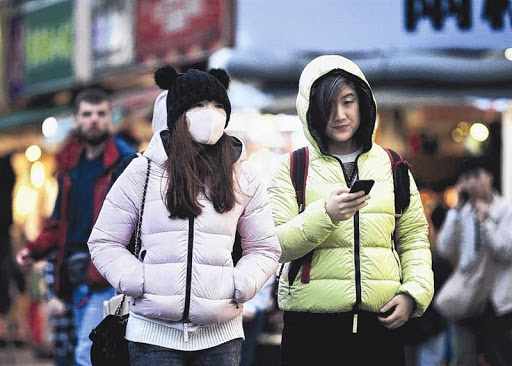
#> input picture test/test.png, 512 x 366 px
$ python mid.py
#> lines starting #> are read from the running program, lines starting #| are printed output that depends on the picture; after the words box and inside, x2 and y2 are one past the last pixel; in counts of white or black regions, pixels touching at a corner belong together
#> in __init__, self.raw is the input picture: PIL image 512x366 RGB; mean R, G, B 126.8, 125, 129
### Preprocessing.py
# Source: https://www.pluralsight.com/guides/importing-image-data-into-numpy-arrays

import PIL # need to do -> pip install Pillow
print('Pillow Version:', PIL.__version__) # This should run to make sure you have pillow installed

from PIL import Image as I
from PIL import ImageFilter

from matplotlib import image as MI
from matplotlib import pyplot
import numpy
import sys

# [17 lines left out: functions getImageInformationUsingPillow, getImageInformationUsingMatPlotLib, printAsArray, not called in this run]

def printImageAsMatrix(filename):
    image = MI.imread(filename)
    print(image) # Prints the array

def displayImage(image): # NOT filename, needs to be an image/arr jud!
    pyplot.imshow(image) # load it for pyplot.show()
    pyplot.show() # display the array of pixels as an image

# [19 lines left out: functions displayMultipleImages, write3dMatrixToTxt, not called in this run]

def imgToNumpyarr(filename):
    image = I.open(filename) # Open with Pillow Image
    return numpy.asarray(image) # Convert to numpy array

def pilImgToNumpyarr(pil_img):
    return numpy.asarray(pil_img) # Convert to numpy array

def numpyarrToPilImg(image_arr):
    return I.fromarray(image_arr.astype('uint8'), 'RGB')

def gaussianBlur(filename, blur=5):
    image = I.open(filename) # Open with Pillow Image
    return numpy.asarray(image.filter(ImageFilter.GaussianBlur(blur)))

def gaussianBlurArr(image_arr, blur=5): # if from numpy array
    image = numpyarrToPilImg(image_arr)
    return numpy.asarray(image.filter(ImageFilter.GaussianBlur(blur)))

# [17 lines left out: function blackAndWhiteinator, not called in this run]

def gaussianBlurToBW(filename, blur=5, bw_threshold=128):
    return blackAndWhiteinator(gaussianBlur(filename, blur), bw_threshold)

def grayscaleinator(image_arr):
    height, width = image_arr.shape[:2]
#> height = 366; width = 512

    image_gray = numpy.zeros((height, width)) # create empty array composed of zero's
    for i in range(height):
        for j in range(width):
            image_gray[i][j] = numpy.sum(numpy.multiply(image_arr[i][j][:3], [0.2989, 0.5870, 0.1140]))
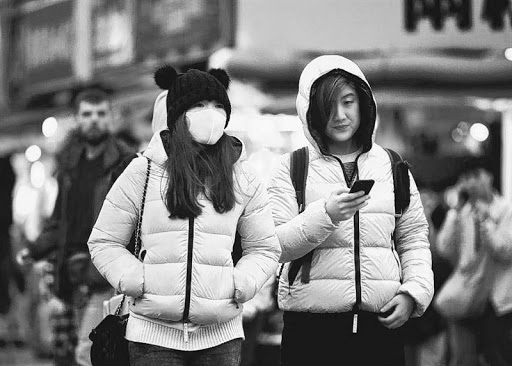
#> image_gray: shape (366, 512) float64; min 0, max 255, mean 126
    return image_gray

def grayscaleinatorPil(image_arr): # if using Pillow
    image = numpyarrToPilImg(image_arr)
    return image.convert('L')

def grayscaleGaussianBW(filename, blur=5, bw_threshold=128): # Grayscales the image, adds gaussian blur, then converts to b&w
    image = I.open(filename).convert('L').filter(ImageFilter.GaussianBlur(blur)) # Open with Pillow Image and convert to grayscale
    return blackAndWhiteinator(pilImgToNumpyarr(image), bw_threshold)


imgFilename = 'test/koala.jpeg'
# imgFilename = 'test/test.jpg'
# imgFilename = 'dataset/images/maksssksksss0.png'
# imgFilename = 'dataset/images/maksssksksss1.png'

# [11 lines left out: function measureTimeDiff, not called in this run]

# measureTimeDiff(lambda: gaussianBlurToBW(imgFilename, 3), lambda: blackAndWhiteinator(imgToNumpyarr(imgFilename)))

# displayImage(blackAndWhiteinator(imgToNumpyarr(imgFilename), bw_threshold=128))
# displayImage(gaussianBlurToBW(imgFilename, blur=5, bw_threshold=128))
# displayImage(grayscaleGaussianBW(imgFilename, blur=5, bw_threshold=150))

# Immediate B&W vs Gaussian to B&W vs Grayscale to Gaussian to B&W
# displayMultipleImages(
#     blackAndWhiteinator(imgToNumpyarr(imgFilename), bw_threshold=128),
#     gaussianBlurToBW(imgFilename, blur=5, bw_threshold=128),
#     grayscaleGaussianBW(imgFilename, blur=5, bw_threshold=150))
     #def thresh is 128, half of 255

### mid.py
import PIL, PIL.Image as I
from PIL import Image, ImageOps
import numpy as np
from matplotlib import pyplot as P
import Preprocessing as pre # mo run first tong unsa ang naa sa Preprocessing.py


"""
This class uses canny edge detection under the hood

Canny edge detection uses the ff steps to get the edges:
1 Converting to grayscale
2 Blurring
3 Sobel operation
4 Non-maxima suppression
5 Thresholding


filename = path of the image to use
blur = blur radius for the gaussian blur
low and high = determines whether an edge should be rendered or not

each edge has a gaussian approximation
> if edge approx is below LOW, it is not drawn as an edge
> if edge approx is between LOW and HIGH, it is drawn only if it has the highest approx in its neighborhood
> if edge approx is HIGH and above, it is drawn

NOTE

Uses Pillow. So pls use pillow too to avoid complications
Gaussian blur is yet to be implemented manually (currently using packag idk if this is ok)
BMP files when converted to numpy array only contains False as its cells' value. I commented the code that recreates this error below

"""


class ImageEdge:
    def __init__(self, filename, blur = 1, low = 0.1, high = 0.2,weak_pixel = 75, strong_pixel = 255):
        self.raw = I.open(filename)
        self._blur = blur
        self._low = low
        self._high = high
        self._weak_pixel = weak_pixel
        self._strong_pixel = strong_pixel

    # returns the Pillow Image file
    def getImage(self):
        return self.raw

    # returns numpy array representation of image
    def getImageArray(self):
        if hasattr(self, 'imgarray'):
            return self._imgarray

        self._imgarray = np.asarray(self.raw)
        return self._imgarray

    # returns numpy array in the shape of [height][width][3]
    # the [3] of this array is the [r,g,b] values of the edges
    def getImageEdge(self):
        img = self.getImage()
        img = self._filter(img)
        res, x, y, theta = self._sobel()
        res2 = self._suppress(res, theta)
        res3 = self._double_thresh(res2)
        final_img = self._hysteresis(res3)
        return final_img

    # underscore functions are meant to be private
    def _sobel(self):
        mask_x = [
            [-1, 0, 1],
            [-2, 0, 2],
            [-1, 0, 1],
        ]

        mask_y = [
            [-1, -2, -1],
            [0, 0, 0],
            [1, 2, 1],
        ]

        img = self.getImageArray()
        arr = np.asarray(img)

        height, width, n = arr.shape
#> height = 366; width = 512; n = 3
        res = x_res = y_res = np.zeros((height, width, 3))

        for x in range(1, height - 1):
            for y in range(1, width - 1):
                img_space = arr[x-1:x+2, y-1:y+2, 0]
                x_product = mask_x * img_space
                x_sum = x_product.sum()/1020
                x_res[x][y] = [x_sum] * 3

                y_product = mask_y * img_space
                y_sum = y_product.sum()/1020
                y_res[x][y] = [y_sum] * 3

                approx = (x_sum**2 + y_sum**2) ** 0.5
                res[x][y] = [approx] * 3
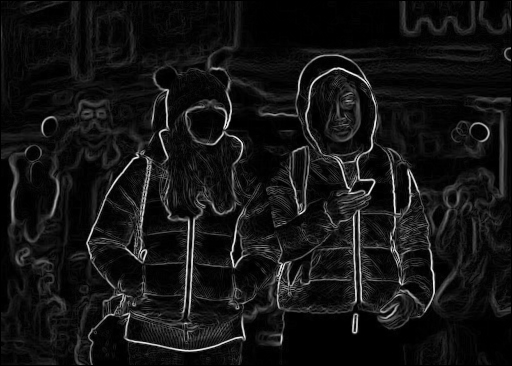
#> res: shape (366, 512, 3) float64; min 0, max 1.02, mean 0.081; drawn with min black and max white

        theta = np.arctan2(y_res, x_res) * 180 / np.pi
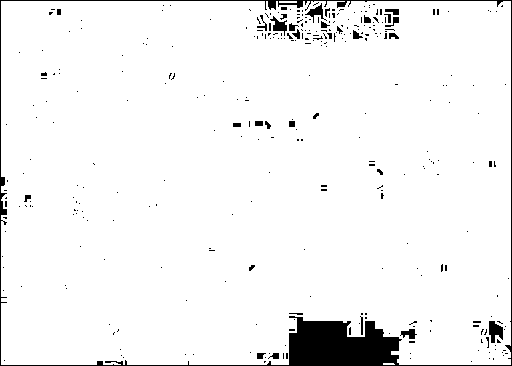
#> theta: shape (366, 512, 3) float64; values 0 (black) and 45 (white), 95.3% white; 330 black regions (298 under 20 px), largest, box (x1, y1, x2, y2) and area: (0, 0, 512, 366) 6363, (489, 321, 503, 343) 206, (270, 16, 287, 36) 147
        theta = theta[:, :, :1]

        return (res, x_res, y_res, theta)

    def _suppress(self, sobel, theta):
        res = np.copy(sobel)
        height, width, n = sobel.shape
#> height = 366; width = 512; n = 3
        for x in range(1, height - 1):
            for y in range(1, width - 1):
                if theta[x][y] == 0:
                    if sobel[x][y][0] < sobel[x][y - 1][0] or sobel[x][y][0] < sobel[x][y + 1][0]:
                        res[x][y] = [0] * 3

                if theta[x][y] == 45:
                    if sobel[x][y][0] < sobel[x - 1][y - 1][0] or sobel[x][y][0] < sobel[x + 1][y + 1][0]:
                        res[x][y] = [0] * 3

                if theta[x][y] == 90:
                    if sobel[x][y][0] < sobel[x + 1][y][0] or sobel[x][y][0] < sobel[x - 1][y][0]:
                        res[x][y] = [0] * 3

                if theta[x][y] == 135:
                    if sobel[x][y][0] < sobel[x - 1][y + 1][0] or sobel[x][y][0] < sobel[x + 1][y - 1][0]:
                        res[x][y] = [0] * 3
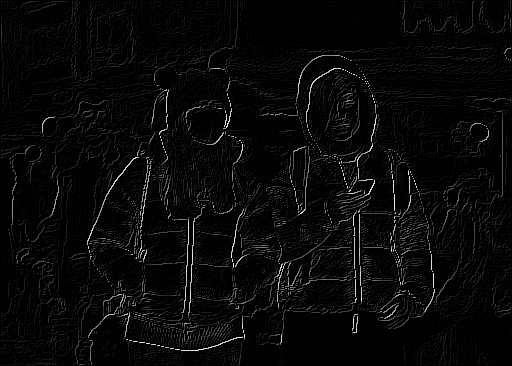
#> res: shape (366, 512, 3) float64; min 0, max 1.02, mean 0.0337; drawn with min black and max white
        return res

    def _double_thresh(self, sobel):
        low = self._low
        high = self._high
        res = np.copy(sobel)
        height, width, n = sobel.shape
#> height = 366; width = 512; n = 3
        for x in range(height):
            for y in range(width):
                if sobel[x][y][0] <= low:
                    res[x][y] = [0] * 3
                elif sobel[x][y][0] > low and sobel[x][y][0] < high:
                    edge = False
                    for i in range(-1, 1):
                        for j in range(-1, 1):
                            if sobel[x + i][y + j][0] >= high:
                                edge = True
                                break

                    if not edge:
                        res[x][y] = [0] * 3

        return res

    def _hysteresis(self,img): #
        M,N,go = img.shape
#> M = 366; N = 512; go = 3
        weak = self._weak_pixel
        strong = self._strong_pixel
        for i in range(1,M-1):
            for j in range(1,N-1):
                if(img[i][j][0] == 0): #checking all neighbors
                    if ((img[i+1][j-1][0] == strong) or (img[i+1][j][0].size == strong) or (img[i+1][j+1][0] == strong)
                        or (img[i][j-1][0] == strong) or (img[i][j+1][0] == strong)
                        or (img[i-1][j-1][0] == strong) or (img[i-1][j][0] == strong) or (img[i-1][j+1][0] == strong)):
                        img[i][j][0] = strong
                    else:
                        img[i][j][0] = 0

        return img

    def _filter(self, img):
        #  img = ImageOps.grayscale(img)
        #img = ImageOps.grayscale(img) # to use javin code here
        img = np.asarray(img)
        img = pre.grayscaleinator(img) #javin's grayscale function
        userSigma = self._blur
        userMaskX = userMaskY = 5

    def applyFilter (image, mask):
        row, col = image.shape
        m,n = mask.shape
        new = np.zeros((row+m-1, col+n-1))
        n = n//2
        m = m//2
        filteredImage = np.zeros((row, col, 3))
        new[m:new.shape[0] - m, n:new.shape[1] - n] = image
        for i in range(m, new.shape[0]- m):
            for j in range(n, new.shape[1]-n):
                temp = new[i-m:i+m+1, j-m:j+m+1]
                result = temp*mask
                filteredImage[i-m,j-n] = [result.sum()] * 3

        return filteredImage# filter application

    def gaussianFormula(m, n, sigma):
        gaussian = np.zeros((m,n))
        m = m//2
        n = n//2
        for x in range(-m, m+1):
            for y in range(-n, n+1):
                x1 = sigma*(np.pi)**2
                x2 = np.exp(-(x**2 + y**2)/(2*sigma**2))
                gaussian[x+m, y+n] = (1/x1)*x2
        return gaussian# filter formula

        newImage = applyFilter(img, gaussianFormula(int(userMaskX),int(userMaskY),int(userSigma)))
        return newImage


# TESTING EDGE
#
edge = ImageEdge('test/test.png', 1, 0.15, 0.2,75,255)
res = edge.getImageEdge()
P.imshow(res)
P.show()
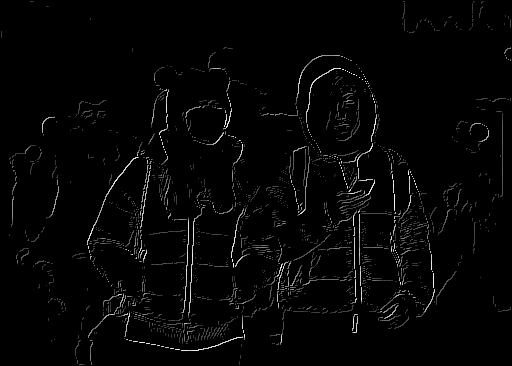
#> shown: shape (366, 512, 3) float64; min 0, max 1, mean 0.0202


# RECREATE BMP ERROR
# edge = ImageEdge('test/koala bw via paint.bmp', 1, 0.05, 0.1)
# P.imshow(edge.getImageArray())
# P.show()
